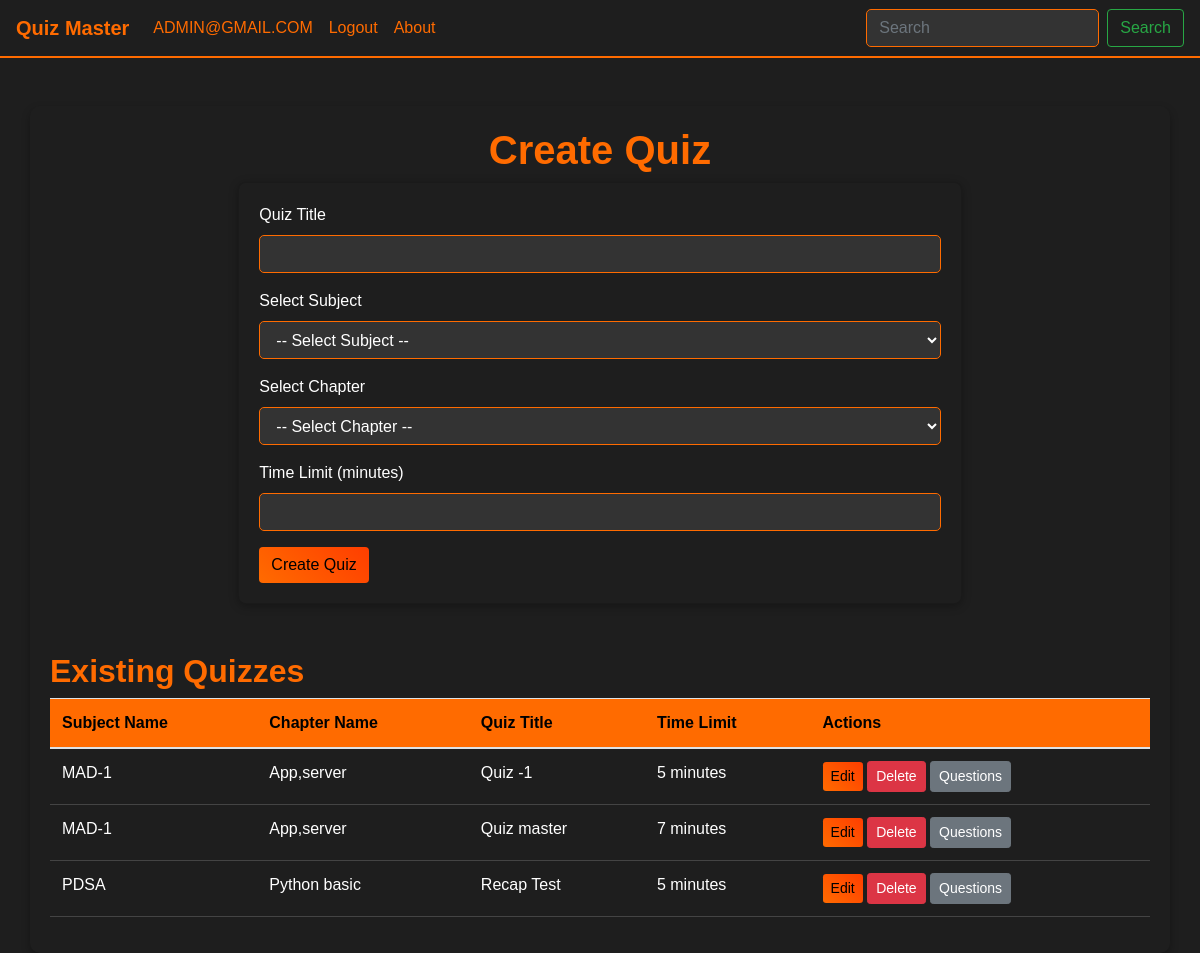
The page /create_quiz (signed in) on the database its author committed.
### models.py (models this page shows)
class subjects(db.Model):
    id = db.Column(db.Integer, primary_key=True)
    name = db.Column(db.String(80),nullable=False)

class chapters(db.Model):
    id = db.Column(db.Integer, primary_key=True)
    name = db.Column(db.String(100), nullable=False)
    subject_id = db.Column(db.Integer, db.ForeignKey('subjects.id'), nullable=False)
    sub=db.relationship('subjects',backref='chapters')

class quizs(db.Model):
    id = db.Column(db.Integer, primary_key=True)
    name = db.Column(db.String(80), unique=True, nullable=False)
    chapter_id = db.Column(db.Integer, db.ForeignKey('chapters.id'), nullable=False)
    subject_id = db.Column(db.Integer, db.ForeignKey('subjects.id'), nullable=False)
    time_limit = db.Column(db.Integer, nullable=False)
    subject = db.relationship('subjects', backref=db.backref('quizs'))
    chapter = db.relationship('chapters', backref=db.backref('quizs'))
    chapter = db.relationship('chapters', backref=db.backref('quizs'))

### controller/routes.py (the view, shortened to what this page needs)
@app.route('/create_quiz', methods=['GET', 'POST'])
def create_quiz():
    if session.get('user_email') != 'admin@gmail.com':
        flash('Unauthorized access')
        return redirect(url_for('home'))
    all_subjects = subjects.query.all()
    selected_subject_id = request.args.get('subject', type=int)  # Get selected subject from dropdown
    filtered_chapters = chapters.query.filter_by(subject_id=selected_subject_id).all() if selected_subject_id else []
    return render_template('create_quiz.html', subjects=all_subjects, chapters=filtered_chapters, selected_subject_id=selected_subject_id)

### templates/create_quiz.html (shortened to what this page needs)
{% extends 'base.html' %}
{% block content %}
<div class="container mt-5">
    <div class="row">
        <div class="col-12">
            <h1 class="text-center">Create Quiz</h1>
            <div class="row justify-content-center">
                <div class="col-8">
                    <div class="card">
                        <div class="card-body">
                            <form action="{{ url_for('create_quiz') }}" method="POST">
                                <div class="form-group">
                                    <label for="name">Quiz Title</label>
                                    <input type="text" class="form-control" name="name" id="name" required />
                                </div>
                                <div class="form-group mt-3">
                                    <label for="subject-dropdown">Select Subject</label>
                                    <select class="form-control" name="subject" id="subject-dropdown" required onchange="filtered_chapters()">
                                        <option value="">-- Select Subject --</option>
                                    </select>
                                </div>
                                <div class="form-group mt-3">
                                    <label for="chapter-dropdown">Select Chapter</label>
                                    <select class="form-control" name="chapter" id="chapter-dropdown" required>
                                        <option value="">-- Select Chapter --</option>
                                    </select>
                                </div>
                                <div class="form-group mt-3">
                                    <label for="time_limit">Time Limit (minutes)</label>
                                    <input type="number" class="form-control" name="time_limit" id="time_limit" min="1" required />
                                </div>
                                <div class="mt-3">
                                    <button type="submit" class="btn btn-primary">Create Quiz</button>
                                </div>
                            </form>
                        </div>
                    </div>
                </div>
            </div>
            <div class="mt-5">
                <h2>Existing Quizzes</h2>
                <table class="table">
                    <thead>
                        <tr>
                            <th>Subject Name</th>
                            <th>Chapter Name</th>
                            <th>Quiz Title</th>
                            <th>Time Limit</th>
                            <th>Actions</th>
                        </tr>
                    </thead>
                    <tbody>
                        {% for sub in subjects %}
                            {% for chap in sub.chapters %}
                                {% for quiz in chap.quizs %}
                                <tr>
                                    <td>{{ sub.name }}</td>
                                    <td>{{ chap.name }}</td>
                                    <td>{{ quiz.name }}</td>
                                    <td>{{ quiz.time_limit }} minutes</td>
                                    <td>
                                        <a href="{{ url_for('edit_quiz', id=quiz.id) }}" class="btn btn-sm btn-primary">Edit</a>
                                        <a href="{{ url_for('delete_quiz', quiz_id=quiz.id) }}" class="btn btn-sm btn-danger">Delete</a>
                                        <a href="{{ url_for('add_question', quiz_id=quiz.id) }}" class="btn btn-sm btn-secondary">Questions</a>
                                    </td>
                                </tr>
                                {% endfor %}
                            {% endfor %}
                        {% endfor %}
                    </tbody>
                </table>
            </div>
        </div>
    </div>
</div>
{% endblock %}

### static/style.css (style rules this page uses)
body { font-family: 'Arial', sans-serif; background-color: #1e1e1e; color: #ffffff; }
.container { margin-top: 20px; padding: 20px; background: #1e1e1e; border-radius: 10px; box-shadow: 0 4px 8px rgba(0, 0, 0, 0.3); }
h1, h2, h3 { font-weight: bold; color: #ff6b00; }
.btn-primary { background: linear-gradient(45deg, #ff6b00, #ff3e00); border: none; color: black; }
table { width: 100%; border-collapse: collapse; color: #ffffff; }
th { background-color: #ff6b00; color: black; padding: 10px; }
td { padding: 8px; border-bottom: 1px solid #444; }
.form-control { border-radius: 5px; background-color: #333; color: #fff; border: 1px solid #ff6b00; }
.card { border-radius: 8px; background-color: #1e1e1e; box-shadow: 0 2px 10px rgba(0, 0, 0, 0.3); transition: transform 0.2s ease-in-out; }

### rows shown on the page
subjects: name "MAD-1"
chapters: name "App,server"
quizs: name "Quiz -1", time_limit "5"
quizs: name "Quiz master", time_limit "7"
subjects: name "PDSA"
chapters: name "Python basic"
quizs: name "Recap Test", time_limit "5"

### other values the page prints
{{ session.get('user_email',None) | upper }} "ADMIN@GMAIL.COM"
